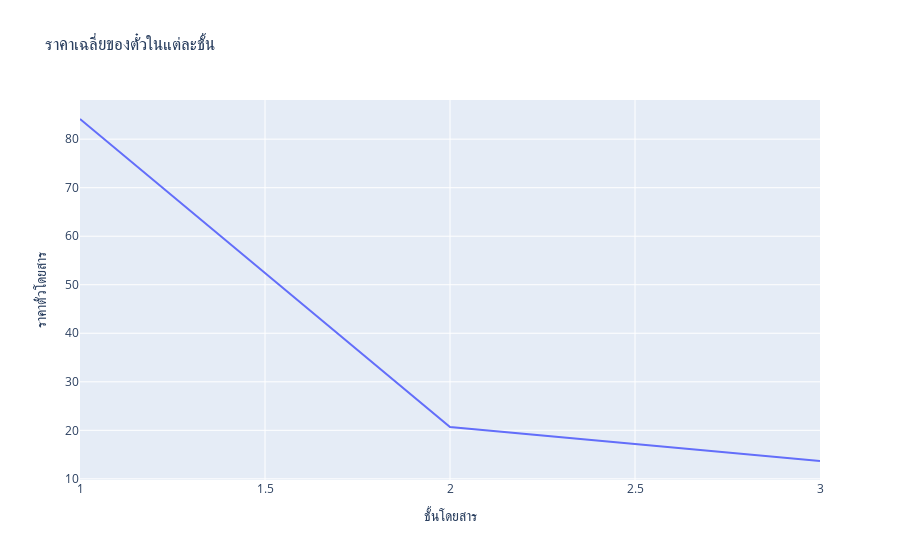

Write notebook code for a chart like this one.
### Code cell
fig=px.line(df_5,x=df_5.index,y="Fare",
            labels={"x":"ชั้นโดยสาร","Fare":"ราคาตั๋วโดยสาร"},
            title="ราคาเฉลี่ยของตั๋วในแต่ละชั้น")
fig.show()

### Figure 1 — Plotly figure (JSON) as saved in the notebook; plotly's stock layout.template omitted (floating-point values rounded to 4 significant figures)
{"data": [{"hoverlabel": {"namelength": 0}, "hovertemplate": "ชั้นโดยสาร=%{x}<br>ราคาตั๋วโดยสาร=%{y}", "legendgroup": "", "line": {"color": "#636efa", "dash": "solid"}, "mode": "lines", "name": "", "showlegend": false, "type": "scatter", "x": [1, 2, 3], "xaxis": "x", "y": [84.15, 20.66, 13.68], "yaxis": "y"}], "layout": {"legend": {"tracegroupgap": 0}, "title": {"text": "ราคาเฉลี่ยของตั๋วในแต่ละชั้น"}, "xaxis": {"anchor": "y", "domain": [0, 1], "title": {"text": "ชั้นโดยสาร"}}, "yaxis": {"anchor": "x", "domain": [0, 1], "title": {"text": "ราคาตั๋วโดยสาร"}}}}
